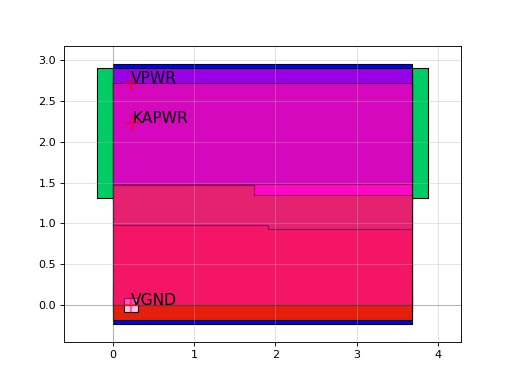

Generate this figure with Python:
import sky130

c = sky130.components.sky130_fd_sc_hd__lpflow_decapkapwr_8()
c.plot()
